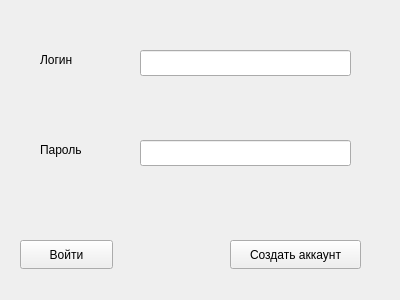
<?xml version="1.0" encoding="UTF-8"?>
<ui version="4.0">
 <class>LoginView</class>
 <widget class="QWidget" name="LoginView">
  <property name="geometry">
   <rect>
    <x>0</x>
    <y>0</y>
    <width>400</width>
    <height>300</height>
   </rect>
  </property>
  <property name="windowTitle">
   <string>Form</string>
  </property>
  <widget class="QLabel" name="label">
   <property name="geometry">
    <rect>
     <x>40</x>
     <y>50</y>
     <width>63</width>
     <height>20</height>
    </rect>
   </property>
   <property name="text">
    <string>Логин</string>
   </property>
  </widget>
  <widget class="QLabel" name="label_2">
   <property name="geometry">
    <rect>
     <x>40</x>
     <y>140</y>
     <width>63</width>
     <height>20</height>
    </rect>
   </property>
   <property name="text">
    <string>Пароль</string>
   </property>
  </widget>
  <widget class="QLineEdit" name="lineEdit_log">
   <property name="geometry">
    <rect>
     <x>140</x>
     <y>50</y>
     <width>211</width>
     <height>26</height>
    </rect>
   </property>
  </widget>
  <widget class="QLineEdit" name="lineEdit_pass">
   <property name="geometry">
    <rect>
     <x>140</x>
     <y>140</y>
     <width>211</width>
     <height>26</height>
    </rect>
   </property>
  </widget>
  <widget class="QPushButton" name="pushButton_auth">
   <property name="geometry">
    <rect>
     <x>20</x>
     <y>240</y>
     <width>93</width>
     <height>29</height>
    </rect>
   </property>
   <property name="text">
    <string>Войти</string>
   </property>
  </widget>
  <widget class="QPushButton" name="pushButton_reg">
   <property name="geometry">
    <rect>
     <x>230</x>
     <y>240</y>
     <width>131</width>
     <height>29</height>
    </rect>
   </property>
   <property name="text">
    <string>Создать аккаунт</string>
   </property>
  </widget>
 </widget>
 <resources/>
 <connections/>
</ui>
